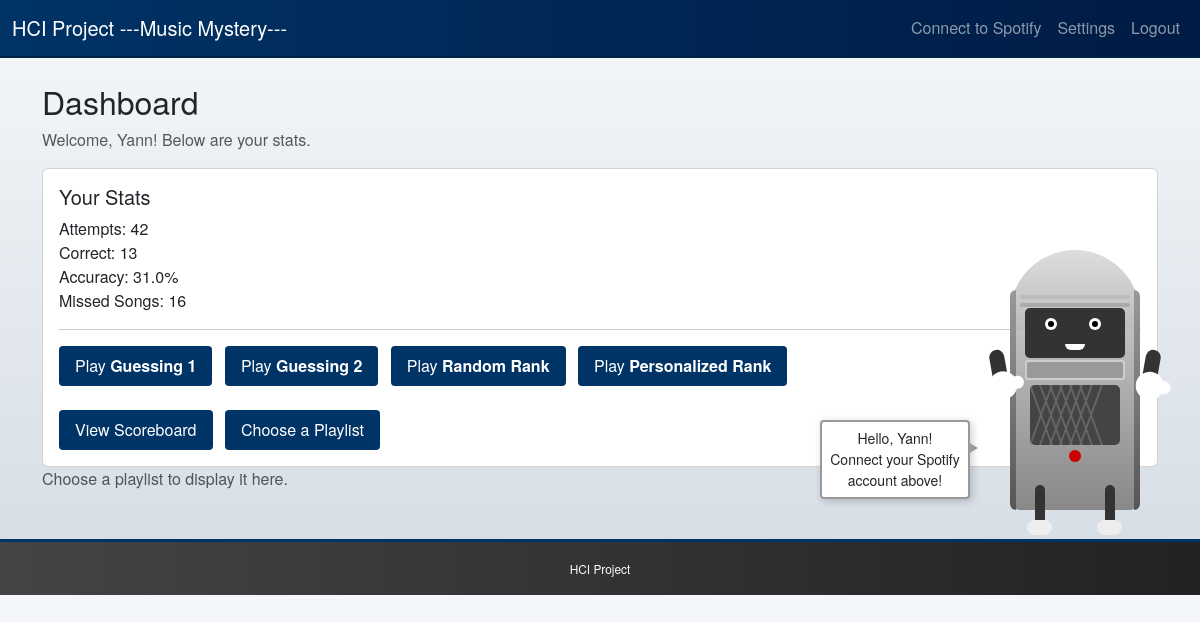
Page /dashboard (signed in) on the earlier database version.
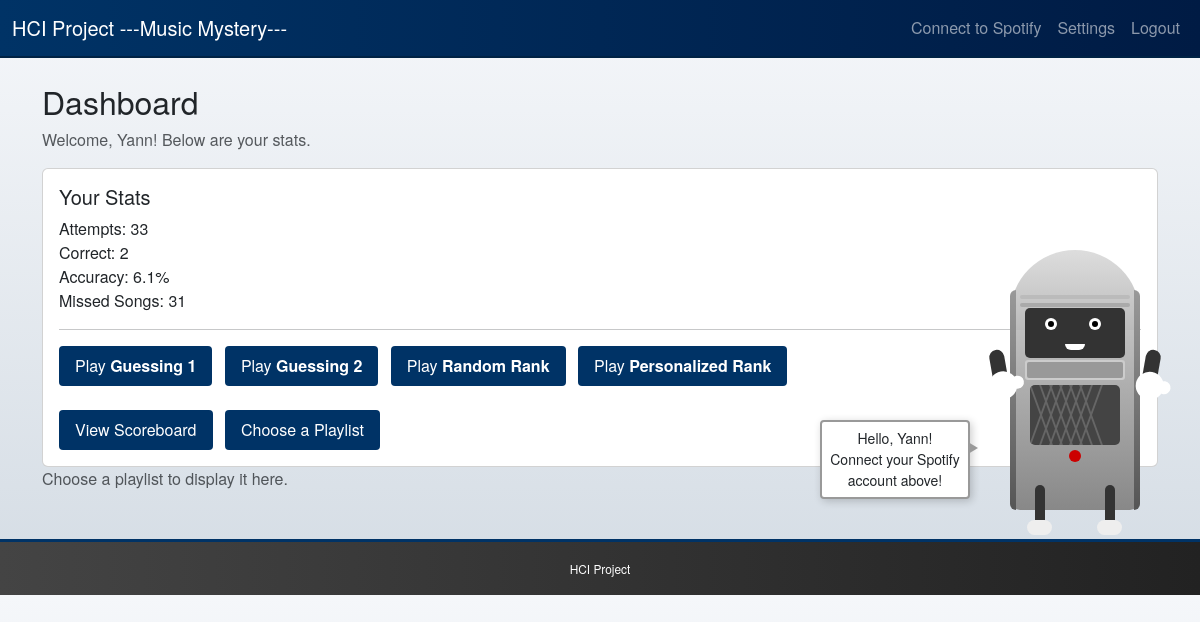
Same page on the later database version.
### models.py (models this page shows, shortened)
class User(db.Model):
    id = db.Column(db.Integer, primary_key=True)
    username = db.Column(db.String(80), unique=True, nullable=False)
    password = db.Column(db.String(80), nullable=False)
    total_correct = db.Column(db.Integer, default=0)
    total_attempts = db.Column(db.Integer, default=0)
    missed_songs = db.Column(db.String(1000), default="[]")
    random_guess_elo = db.Column(db.Integer, default=1200)
    personalized_guess_elo = db.Column(db.Integer, default=1200)
    random_rank_elo = db.Column(db.Integer, default=1200)
    personalized_rank_elo = db.Column(db.Integer, default=1200)
    preferences_json = db.Column(db.Text, default="{}")
    def get_missed_songs(self):
        try:
            return json.loads(self.missed_songs)
        except:
            return []
    def get_accuracy(self):
        if self.total_attempts == 0:
            return 0
        return self.total_correct / self.total_attempts

### routes/quiz_main.py (the view, shortened to what this page needs)
@quiz_bp.route('/dashboard')
@require_login
def dashboard():
    user = current_user()
    if not user:
        return redirect(url_for('auth_bp.login'))
    missed_count = len(user.get_missed_songs())
    if not session.get("spotify_token"):
        session["buddy_message"] = f"Hello, {user.username}! Connect your Spotify account above!"
    else:
        lines = get_buddy_personality_lines()
        session["buddy_message"] = lines['start'][0]
    return render_template('dashboard.html',
                           user=user,
                           missed_count=missed_count,
                           all_songs=ALL_TRACKS)

### app.py (called while the page is built)
def create_app():
    load_dotenv()
    app = Flask(__name__)
    app.secret_key = "ANY_RANDOM_SECRET_FOR_DEVELOPMENT"
    app.config["SQLALCHEMY_DATABASE_URI"] = "sqlite:///guessing_game.db"
    app.config["SQLALCHEMY_TRACK_MODIFICATIONS"] = False
    db.init_app(app)
    @app.context_processor
    def inject_now():
        return {"now": datetime.datetime.now()}
    @app.context_processor
    def inject_buddy_message():
        return {
            "buddy_message": session.get("buddy_message", ""),
            "buddy_hint": session.get("buddy_hint", "")
        }
    from routes.auth import auth_bp
    from routes.quiz_base import quiz_bp
    import routes.quiz_main
    import routes.quiz_personalized
    import routes.quiz_ranking
    app.register_blueprint(auth_bp)
    app.register_blueprint(quiz_bp)
    with app.app_context():
        db.create_all()
    return app

### routes/quiz_main.py (called while the page is built)
def current_user():
    uid = session.get("user_id")
    if not uid:
        return None
    return User.query.get(uid)

def require_login(f):
    @wraps(f)
    def wrapper(*args, **kwargs):
        if not current_user():
            flash("Please log in first!", "warning")
            return redirect(url_for('auth_bp.login'))
        return f(*args, **kwargs)
    return wrapper

### templates/dashboard.html
{% extends "layout.html" %}
{% block content %}
<h2>Dashboard</h2>
<p class="text-muted">Welcome, {{ user.username }}! Below are your stats.</p>
<div class="card mt-3">
  <div class="card-body">
    <h5 class="card-title">Your Stats</h5>
    <p class="card-text">
      Attempts: {{ user.total_attempts }}<br/>
      Correct: {{ user.total_correct }}<br/>
      Accuracy: {{ (user.get_accuracy()*100)|round(1) }}%<br/>
      Missed Songs: {{ missed_count }}
    </p>
    <hr/>
    <button class="btn quiz-btn me-2"
            onclick="window.location='{{ url_for('quiz_bp.random_version') }}'">
      Play <strong>Guessing 1</strong>
    </button>
    <button class="btn quiz-btn me-2"
            onclick="window.location='{{ url_for('quiz_bp.personalized_version') }}'">
      Play <strong>Guessing 2</strong>
    </button>
    <button class="btn quiz-btn me-2"
            onclick="window.location='{{ url_for('quiz_bp.random_rank') }}'">
      Play <strong>Random Rank</strong>
    </button>
    <button class="btn quiz-btn"
            onclick="window.location='{{ url_for('quiz_bp.personalized_rank') }}'">
      Play <strong>Personalized Rank</strong>
    </button>
    <br/><br/>
    <button class="btn quiz-btn me-2"
            onclick="window.location='{{ url_for('quiz_bp.scoreboard') }}'">
      View Scoreboard
    </button>
    <button class="btn quiz-btn"
        onclick="window.location='{{ url_for('quiz_bp.choose_playlist') }}'">
        Choose a Playlist
      </button>
  </div>
</div>
{% if session.playlist_id %}
<hr/>
<iframe
  style="border-radius:12px"
  src="https://open.spotify.com/embed/playlist/{{ session.playlist_id }}"
  width="100%"
  height="380"
  frameborder="0"
  allow="autoplay; clipboard-write; encrypted-media; fullscreen; picture-in-picture"
  loading="lazy">
</iframe>
{% else %}
<p class="text-muted">
  Choose a playlist to display it here.
</p>
{% endif %}
{% endblock %}

### templates/layout.html (shortened to what this page needs)
<!DOCTYPE html>
<html>
<head>
  <link
    rel="stylesheet"
    href="https://cdn.jsdelivr.net/npm/bootstrap@5.3.0/dist/css/bootstrap.min.css"
  />
  <link rel="stylesheet" href="{{ url_for('static', filename='css/style.css') }}">
</head>
<body class="{% if session.color_theme == 'light' %}light-theme{% endif %}">
  <nav class="navbar navbar-expand-lg {% if session.color_theme == 'light' %}navbar-light bg-light{% else %}navbar-dark bg-dark{% endif %}">
    <div class="container-fluid">
      <a class="navbar-brand" href="{{ url_for('quiz_bp.dashboard') }}">
        HCI Project ---Music Mystery---
      </a>
      <div class="collapse navbar-collapse" id="navbarToggler">
        <ul class="navbar-nav ms-auto">
          {% if session.spotify_token %}
            <li class="nav-item">
              <span class="nav-link">Spotify: Connected</span>
            </li>
          {% else %}
            <li class="nav-item">
              <a class="nav-link" href="{{ url_for('auth_bp.spotify_login') }}">Connect to Spotify</a>
            </li>
          {% endif %}
          {% if session.user_id %}
          <li class="nav-item">
            <a class="nav-link" href="{{ url_for('quiz_bp.settings') }}">Settings</a>
          </li>
          <li class="nav-item">
            <a class="nav-link" href="{{ url_for('auth_bp.logout') }}">Logout</a>
          </li>
          {% endif %}
        </ul>
      </div>
    </div>
  </nav>
  <div class="container mt-4">
    {% block content %}{% endblock %}
  </div>
  <footer class="bg-secondary text-white mt-5 py-3">
    <div class="container text-center">
      <small>HCI Project</small>
    </div>
  </footer>
  <div class="jukebox" id="buddyInLayout"
       style="position: fixed; top: 50%; right: 60px; transform: translateY(-50%); z-index:9999;">
    <div class="silver-band left"></div>
    <div class="silver-band right"></div>
    <div class="decorative-line"></div>
    <div class="face">
      <div class="eye left"><div class="pupil"></div></div>
      <div class="eye right"><div class="pupil"></div></div>
      <div class="mouth" id="mouth"></div>
    </div>
    <div class="grille"></div>
    <div class="speaker"></div>
    <div class="button"></div>
    <div class="arm arm-left"><div class="hand"></div></div>
    <div class="arm arm-right"><div class="hand"></div></div>
    <div class="leg leg-left"><div class="shoe"></div></div>
    <div class="leg leg-right"><div class="shoe"></div></div>
  </div>
</body>
</html>

### static/css/style.css (style rules this page uses)
body { background: linear-gradient(180deg, #f5f7fa 0%, #d4dce4 100%); margin: 0; padding: 0; font-family: "Helvetica Neue", Arial, sans-serif; }
.navbar-dark.bg-dark { background: linear-gradient(90deg, #003366 0%, #001B44 100%); border-bottom: 2px solid #002244; }
.quiz-btn { background-color: #003366; color: #fff; border: none; transition: transform 0.2s ease, background-color 0.2s ease; padding: 0.5rem 1rem; margin-right: 0.5rem; border-radius: 4px; }
footer.bg-secondary { background: linear-gradient(90deg, #444 0%, #222 100%); border-top: 3px solid #003366; }
footer .container { font-size: 0.85rem; }

### templates/layout.html (style rules this page uses)
.jukebox { position: relative; width: 130px; height: 220px; background: linear-gradient(to bottom, #cccccc 0%, #888888 100%); border-radius: 10px; animation: dance 3s infinite ease-in-out; transform-origin: center bottom; cursor: pointer; }
.jukebox::before { content: ''; position: absolute; top: -40px; left: 0; width: 130px; height: 80px; background: linear-gradient(to bottom, #dddddd 0%, #bbbbbb 100%); border-radius: 65px 65px 0 0; }
.silver-band { position: absolute; top: 0; width: 6px; height: 100%; background: linear-gradient(to bottom, #999 0%, #555 100%); }
.silver-band.left { left: 0; border-top-left-radius: 10px; border-bottom-left-radius: 10px; }
.silver-band.right { right: 0; border-top-right-radius: 10px; border-bottom-right-radius: 10px; }
.decorative-line { position: absolute; top: 5px; left: 10px; width: 110px; height: 4px; background: #bbb; border-radius: 2px; }
.decorative-line::after { content: ''; position: absolute; top: 8px; left: 0; width: 110px; height: 4px; background: #aaa; border-radius: 2px; }
.face { position: absolute; top: 18px; left: 15px; width: 100px; height: 50px; background: #333; border-radius: 5px; overflow: hidden; z-index: 2; }
.eye { position: absolute; top: 10px; width: 12px; height: 12px; background: #fff; border-radius: 50%; overflow: hidden; }
.eye.left { left: 20px; }
.eye.right { left: 64px; }
.pupil { position: absolute; top: 3px; left: 3px; width: 6px; height: 6px; background: #000; border-radius: 50%; }
.mouth { position: absolute; bottom: 8px; left: 40px; width: 20px; height: 6px; background: #fff; border-radius: 0 0 20px 20px; transform-origin: bottom center; }
.grille { position: absolute; top: 70px; left: 15px; width: 100px; height: 20px; background: #ccc; border-radius: 3px; }
.grille::before { content: ''; position: absolute; top: 2px; left: 2px; width: 96px; height: 16px; background: #999; border-radius: 2px; }
.speaker { position: absolute; top: 95px; left: 20px; width: 90px; height: 60px; background: #444; border-radius: 5px; overflow: hidden; }
.speaker::before { content: ''; position: absolute; width: 2px; height: 100%; background: #666; left: 10px; transform: skew(20deg); box-shadow: 10px 0 0 #666, 20px 0 0 #666, 30px 0 0 #666, 40px 0 0 #666, 50px 0 0 #666; }
.speaker::after { content: ''; position: absolute; width: 2px; height: 100%; background: #666; left: 10px; transform: skew(-20deg); box-shadow: 10px 0 0 #666, 20px 0 0 #666, 30px 0 0 #666, 40px 0 0 #666, 50px 0 0 #666; }
.button { position: absolute; top: 160px; left: 50%; transform: translateX(-50%); width: 12px; height: 12px; background: #c00; border-radius: 50%; }
.arm { position: absolute; width: 15px; height: 45px; background: #333; border-radius: 30px; transform-origin: top center; animation: armSway 4s infinite ease-in-out; }
.arm-left { top: 60px; left: -22px; transform: rotate(-10deg); }
.arm-right { top: 60px; right: -22px; transform: rotate(10deg); }
.hand { position: absolute; bottom: -5px; left: -5px; width: 28px; height: 28px; background: #fff; border-radius: 50%; }
.hand::before { content: ''; position: absolute; width: 13px; height: 13px; background: #fff; border-radius: 50%; top: 7px; right: -7px; }
.leg { position: absolute; width: 10px; height: 50px; background: #333; border-radius: 5px; bottom: -25px; transform-origin: top center; }
.leg-left { left: 25px; animation: legLeftWiggle 4s infinite ease-in-out; }
.leg-right { right: 25px; animation: legRightWiggle 4s infinite ease-in-out; }
.shoe { position: absolute; bottom: 0; left: -8px; width: 25px; height: 15px; background: #eee; border-radius: 10px; }

Differences in the rows shown:
changed User "Yann": total_attempts "42" → "33"; total_correct "13" → "2"; (user.get_accuracy()*100)|round(1) "31.0" → "6.1"
Other differences:
{{ missed_count }}: "16" → "31"
